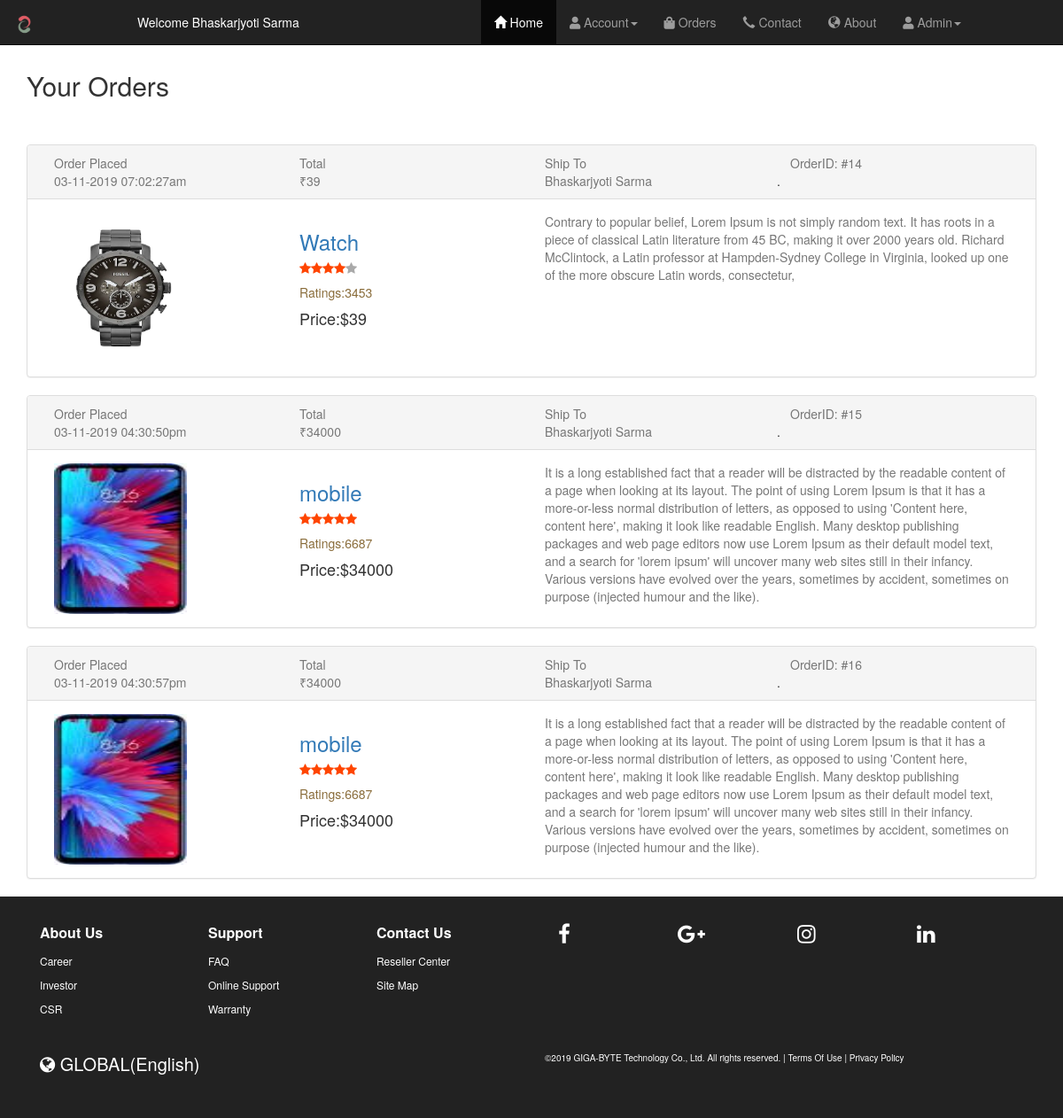
/OrderList.php (signed in), run on the app's committed database.
### tables this page shows
CREATE TABLE `orderdetails` (
  `OrderID` bigint(255) NOT NULL,
  `ItemID` varchar(10000) NOT NULL,
  `CustomerID` varchar(10000) NOT NULL,
  `OrderDate` varchar(10000) NOT NULL
);

CREATE TABLE `itemdetails` (
  `ItemID` mediumtext NOT NULL,
  `ItemName` varchar(100) NOT NULL,
  `ItemPrice` varchar(100) NOT NULL,
  `ItemDiscount` varchar(100) NOT NULL,
  `ItemRatings` varchar(100) NOT NULL,
  `ItemStars` int(5) NOT NULL,
  `ItemCategory` varchar(100) NOT NULL,
  `ItemDesc` mediumtext NOT NULL,
  `ItemImage` varchar(1000) NOT NULL,
  `ItemQuantity` mediumtext NOT NULL
);

### OrderList.php (the view, shortened to what this page needs)
<link rel="stylesheet" href="https://maxcdn.bootstrapcdn.com/bootstrap/3.4.0/css/bootstrap.min.css">
<?php
    require 'bootstrap.php';
    require 'navbar.php';
    if(isset($_SESSION['CustomerID'])){?>
<div class="container" >
  <h2 style="margin-top:80px; margin-bottom:50px; ">Your Orders</h2>
<?php
        require 'includes/dbh_inc.php';
        $CustomerID = $_SESSION['CustomerID'];
        $CustomerName = $_SESSION['CustomerName'];
        $sql = "SELECT * from OrderDetails where CustomerID=?";
        $stmt  = mysqli_stmt_init($conn);
        if(!mysqli_stmt_prepare($stmt, $sql)){
            header("Location: ../Login.php?error=sqlerror1");
            exit();
        }
        else{
            mysqli_stmt_bind_param($stmt, "s",$CustomerID);
            mysqli_stmt_execute($stmt);
            $result = mysqli_stmt_get_result($stmt);
            $num =mysqli_num_rows($result);
            if($num > 0){
            while($row = mysqli_fetch_assoc($result)){
                $OrderID = $row['OrderID'];
                $OrderDate = $row['OrderDate'];
                $ItemID = $row['ItemID'];
                $sql1 = "SELECT * from ItemDetails where ItemID=?";
                $stmt1  = mysqli_stmt_init($conn);
                if(!mysqli_stmt_prepare($stmt1, $sql1)){
                    header("Location: ../Login.php?error=sqlerror1");
                    exit();
                }
                else{
                    mysqli_stmt_bind_param($stmt1, "s",$ItemID);
                    mysqli_stmt_execute($stmt1);
                    $result1 = mysqli_stmt_get_result($stmt1);
                    $Itemrow = mysqli_fetch_assoc($result1);
                    $ItemName = $Itemrow['ItemName'];
                    $ItemRatings = $Itemrow['ItemRatings'];
                    $ItemStars = $Itemrow['ItemStars'];
                    $ItemImage = $Itemrow['ItemImage'];
                    $ItemPrice = $Itemrow['ItemPrice'];
                    $ItemDesc = $Itemrow['ItemDesc'];
                    $stars = '';
                     if($ItemStars<=5){
                         for($x=0; $x<$ItemStars;$x++){
                             $stars .= '<i class="fa fa-star check"></i>';
                         }
                        for($y=5; $y>$x;$y--){
                            $stars .= '<i class=" fa fa-star ncheck"></i>';
                         }
                     }
                    echo '<div class="panel panel-default" >
                            <div class="panel-heading">
                                        <div  class="col-md-3 text-muted">Order Placed<br>'.$OrderDate.'</div>
                                        <div class="col-md-3 text-muted">Total<br>₹'.$ItemPrice.'</div>
                                        <div class="col-md-3 text-muted">Ship To<br>'.$CustomerName.'</div>
                                        <div class="col-md-3 text-muted ">OrderID: #'.$OrderID.'</div>.
                              </div>
                            <div class="panel-body">
                                <div  class="col-md-3 "><img class="img-responsive" src="'.$ItemImage.'" style="width: 150px; height:170px;"/></div>
                                <div class="col-md-3 "><h3 class="text-primary">'.$ItemName.'</h3><p >'.$stars.'</p><p class="text-warning">Ratings:'.$ItemRatings.'</p><h4>Price:$'.$ItemPrice.'</h4></div>
                                <div class="col-md-6 text-muted ">'.$ItemDesc.'</div>
                            </div>
                          </div>';
                }
            }echo '</div>';
        }
            else {
                echo '<h3 class="text-warning">No Order Yet!</h3>';
            }
    }
}
else{
    header('Location: Login.php');
    exit();
}
require 'footer.php';
?>

### OrderList.php (style rules this page uses)
.check { color: orangered; }
.ncheck { color:darkgrey; }

### data on the page
orderdetails: OrderDate "03-11-2019 07:02:27am", ItemID.ItemPrice "39", OrderID "14", ItemID.ItemImage (picture), ItemID.ItemName "Watch", ItemID.ItemRatings "3453", ItemID.ItemDesc "Contrary to popular belief, Lorem Ipsum is not simply random text. It has roots in a piece of classical Latin literature from 45 BC, making it over 2000 years old. Richard McClintock, a Latin professor at Hampden-Sydney College in Virginia, looked up one of the more obscure Latin words, consectetur,"
orderdetails: OrderDate "03-11-2019 04:30:50pm", ItemID.ItemPrice "34000", OrderID "15", ItemID.ItemImage (picture), ItemID.ItemName "mobile", ItemID.ItemRatings "6687", ItemID.ItemDesc "It is a long established fact that a reader will be distracted by the readable content of a page when looking at its layout. The point of using Lorem Ipsum is that it has a more-or-less normal distribution of letters, as opposed to using 'Content here, content here', making it look like readable English. Many desktop publishing packages and web page editors now use Lorem Ipsum as their default model text, and a search for 'lorem ipsum' will uncover many web sites still in their infancy. Various versions have evolved over the years, sometimes by accident, sometimes on purpose (injected humour and the like)."
orderdetails: OrderDate "03-11-2019 04:30:57pm", ItemID.ItemPrice "34000", OrderID "16", ItemID.ItemImage (picture), ItemID.ItemName "mobile", ItemID.ItemRatings "6687", ItemID.ItemDesc "It is a long established fact that a reader will be distracted by the readable content of a page when looking at its layout. The point of using Lorem Ipsum is that it has a more-or-less normal distribution of letters, as opposed to using 'Content here, content here', making it look like readable English. Many desktop publishing packages and web page editors now use Lorem Ipsum as their default model text, and a search for 'lorem ipsum' will uncover many web sites still in their infancy. Various versions have evolved over the years, sometimes by accident, sometimes on purpose (injected humour and the like)."

### other printed values
$_SESSION['CustomerName'] "Bhaskarjyoti Sarma"
